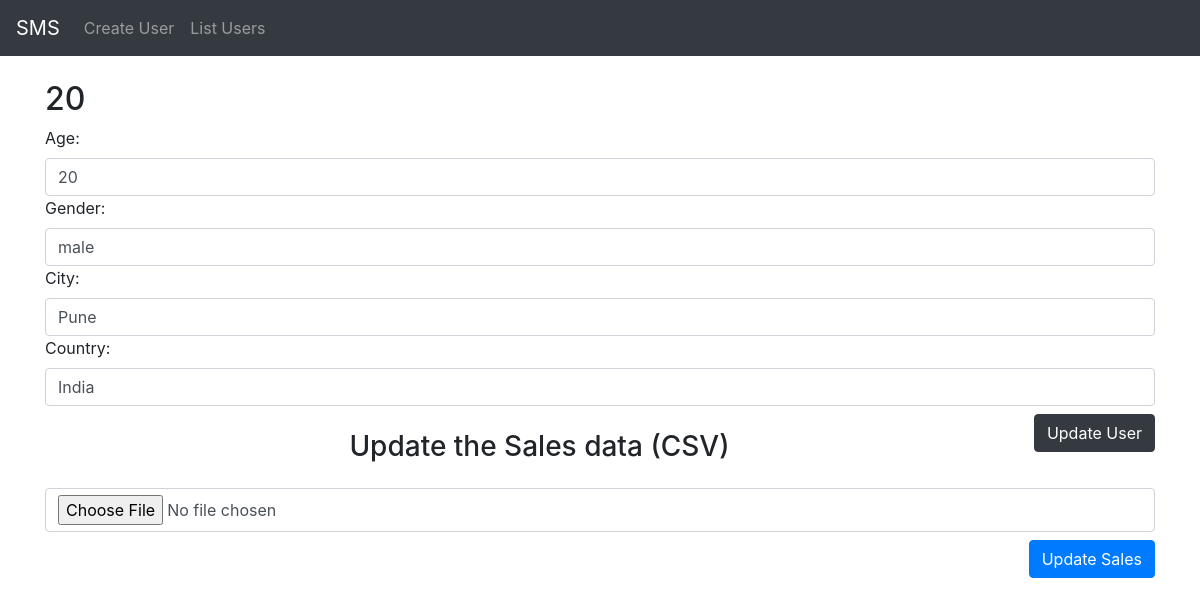
The app's page /update/4, older data.
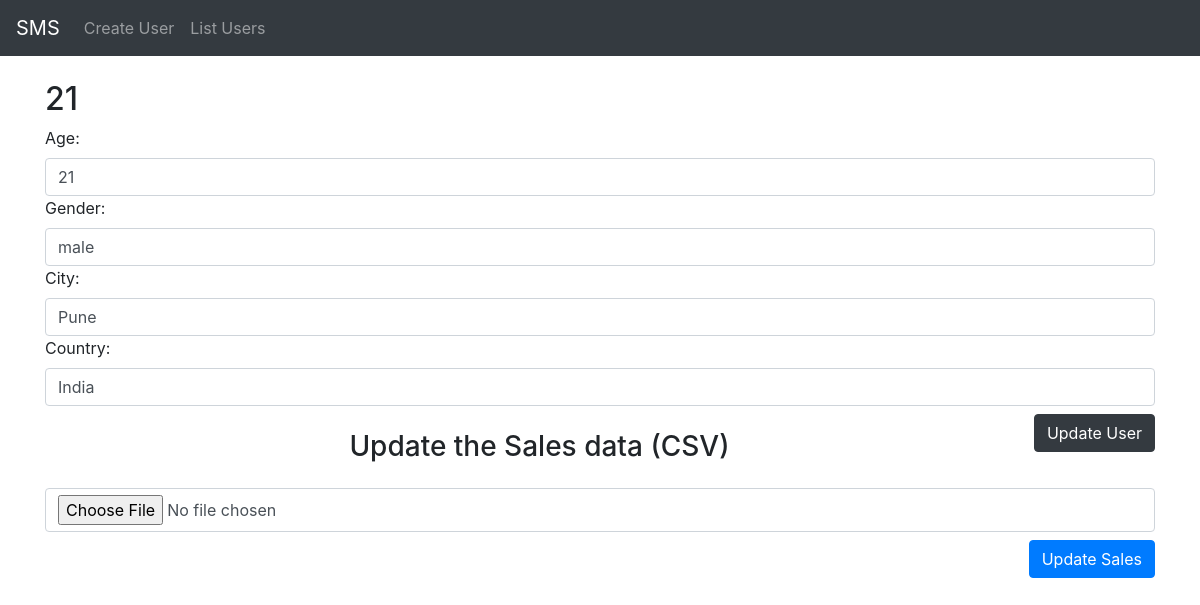
The same page, newer data.
### core/models.py (models this page shows, shortened)
class Profile(models.Model):
    user = models.OneToOneField(User, on_delete=models.CASCADE) # if user will delete profile will also delete usint models.cascade
    age = models.PositiveIntegerField(null=True) # null means it not required to have value while creating the object
    gender = models.CharField(max_length=6, null=True)
    city = models.CharField(max_length=40, null=True)
    country = models.CharField(max_length=40, null=True)

### core/views.py (the view, shortened to what this page needs)
# urls.py: path('update/<int:user_id>', update_user, name='update-user')
def update_user(request, user_id):
    user = User.objects.get(id=user_id) # get the user from database using user id
    profile = Profile.objects.get(user=user) # get the profile of perticular user
    form = ProfileForm(instance=profile)
    context = {"user": user, "user_profile": profile, "profile_form": form}
    return render(request, 'core/update_user.html', context)

### core/forms.py
class ProfileForm(forms.ModelForm):
    class Meta:
        model = Profile
        exclude = ('user',)
    def __init__(self, *args, **kwargs):
        super(ProfileForm, self).__init__(*args, **kwargs)
        for visible in self.visible_fields():
            visible.field.widget.attrs['class'] = 'form-control'

### core/templates/core/update_user.html (shortened to what this page needs)
{% extends 'core/base.html' %} {% block title%} Update User {{user.email}} {% endblock title %} {% block body %}
<div class="container mt-4">
    <h2>{{user_profile.age}}</h2>
    <form action="" method="POST" name='update-form'>
        {% csrf_token %} {{profile_form}}
        <button name='user_submit' value='user_form' type="submit" class="mt-2 float-right btn btn-dark"> Update User</button>
    </form>
</div>
<div class="container mt-4">
    <h3 class="text-center mt-4">Update the Sales data (CSV)</h3>
    <form method="POST" name='sales-file' enctype="multipart/form-data">
        <input class="form-control mt-4" type="file" name='sales_file'>
        <button name='sales_submit' value='file_form' type='submit' class="btn btn-primary mt-2 float-right">Update Sales</button>
    </form>
</div>
{% endblock body%}

Row changes from the older to the newer data that the page shows:
changed Profile "male": age "20" → "21"
